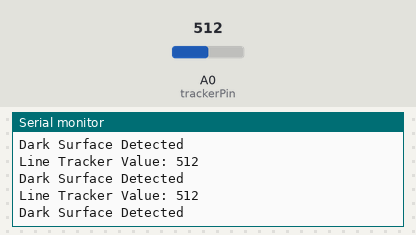
Recording of a sketch running on a simulated Arduino Uno, built with avr-gcc and run on an emulated ATmega328P. On the bench: the last lines printed to the serial monitor. The inputs (shaded band) are chosen by the test bench; at power-on: A0 (trackerPin) = 512.

Above: at 1.3 s.
1.4 s: A0 (trackerPin) set to 492
At 1.82 s:
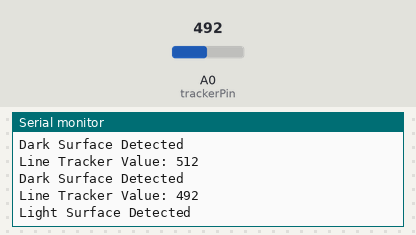
3.5 s: A0 (trackerPin) set to 510
At 3.82 s:
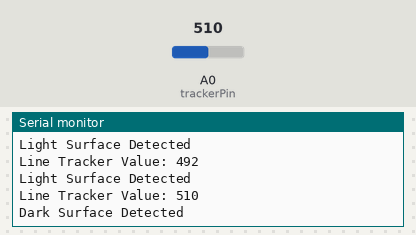
Timing chart, 0 to 6.5 s (numbered marks = the images above; inputs shaded):
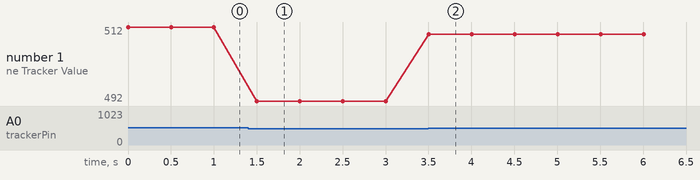

The sketch:

vex_line_sensor.ino
```cpp
#include <Arduino.h>

int trackerPin = A0;
int lineVal  = 0;

void setup() {
  Serial.begin(9600);

}

void loop() {
  lineVal = analogRead(trackerPin);

  Serial.print("Line Tracker Value: ");
  Serial.println(lineVal);
  if (lineVal > 500) {
    Serial.println("Dark Surface Detected");
  } else {
    Serial.println("Light Surface Detected");
  }
    delay(500);

}
```

Measured:
- the behaviour switches between 501 and 500 on A0 (trackerPin) (found by bisection; images 0 and 1)
- after the input at 1.4 s, the serial monitor: prints a new line after 0.10 s (image 1)
- after the input at 3.5 s, the serial monitor: prints a new line at once (image 2)
- plotted number 1: 512 → 492 after the input at 1.4 s, 492 → 510 after the input at 3.5 s
